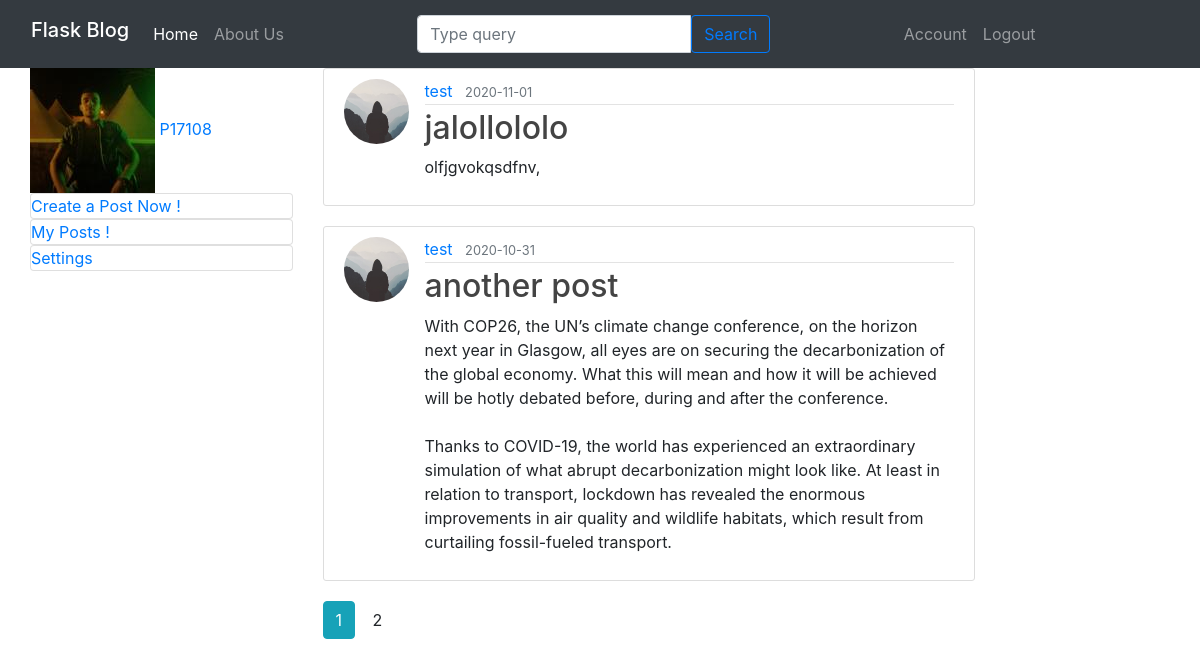
The page /user/test (signed in) on the database its author committed.
### flaskblog/models.py (models this page shows, shortened)
class User(db.Model ,UserMixin):
    id = db.Column(db.Integer , primary_key = True)
    username = db.Column(db.String(20) , unique = True , nullable = False )
    email = db.Column(db.String(120) , unique = True , nullable = False )
    image_file = db.Column(db.String(40) , nullable = False , default = 'default.jpg')
    password = db.Column(db.String(60) , nullable = False)
    posts = db.relationship('Post' , backref = 'author')

class Post(db.Model ,UserMixin):
    id = db.Column(db.Integer , primary_key = True)
    title = db.Column(db.String(20) , nullable = False )
    content = db.Column(db.Text, nullable = False )
    date_posted = db.Column(db.DateTime , default=datetime.utcnow)
    user_id = db.Column(db.Integer , db.ForeignKey('user.id'))

### flaskblog/routes.py (the view)
@app.route("/user/<string:username>" , methods=['GET','POST'])
def user_posts(username):
    page = request.args.get('page' ,1 ,type=int )
    user = User.query.filter_by(username=username).first_or_404()
    posts = Post.query.filter_by(author=user)\
            .order_by(Post.date_posted.desc())\
            .paginate(page = page , per_page = 2 )
    return render_template('user_posts.html' , title = username , posts = posts)

### flaskblog/models.py (called while the page is built)
@login_manager.user_loader
def load_user(user_id):
    return User.query.get(int(user_id))

### flaskblog/templates/user_posts.html
{% extends 'layout.html' %}
{% block link_css %}
    <link rel="stylesheet" type="text/css" href="{{ url_for('static', filename='home.css') }}">
{% endblock %}
{% block content %}
<div class="row">
    <div class="col-md-3">
    {% if current_user.is_authenticated %}
        <div class="profile">
            <img class="profile_picture" src="{{url_for('static', filename='profile_pics/'+current_user.image_file)}} ">
            <a class="profile_name" href="">
                {{current_user.username}}
            </a>
        </div>
        <div>
            <a href="{{ url_for('create_post') }}">
                <div class="card">
                    Create a Post Now !
                </div>
            </a>
            <a href="{{ url_for('my_posts') }}">
                <div class="card">
                    My Posts !
                </div>
            </a>
            <a href="">
                <div class="card">
                    Settings
                </div>
            </a>
        </div>
    {% endif %}
    </div>
    <div class="col-md-7">
        {% for post in posts.items %}
            <article class="media content-section">
              <img class="rounded-circle article-img" src="{{ url_for('static', filename='profile_pics/' + post.author.image_file) }}">
              <div class="media-body">
                <div class="article-metadata">
                  <a class="mr-2" href="{{ url_for('user_posts' , username = post.author.username)}}">{{ post.author.username }}</a>
                  <small class="text-muted">{{ post.date_posted.strftime('%Y-%m-%d') }}</small>
                </div>
                <h2><a class="article-title" href=" {{ url_for('post' , post_id = post.id) }} ">{{ post.title }}</a></h2>
                <p class="article-content">{{ post.content }}</p>
              </div>
            </article>
        {% endfor %}
        {% for page_num in posts.iter_pages(left_edge=1, right_edge=1, left_current=1, right_current=2) %}
            {% if page_num %}
                {% if posts.page == page_num %}
                    <a class="btn btn-info" href="{{url_for('home' , page = page_num)}}">{{page_num}}</a>
                {% else %}
                    <a class="btn btn-outilne-info" href="{{url_for('home' , page = page_num)}}">{{page_num}}</a>
                {% endif %}
            {% else %}
                ...
            {% endif %}
        {% endfor %}
    </div>
</div>
{% endblock content %}

### flaskblog/static/main.css (style rules this page uses)
.article-img { max-width: 100%; min-width: 50px; height: auto; border-radius: 50%; }
body { background: #fafafa; color: #333333; margin-top: 5rem; }
h1, h2, h3, h4, h5, h6 { color: #444444; }
.content-section { background: #ffffff; padding: 10px 20px; border: 1px solid #dddddd; border-radius: 3px; margin-bottom: 20px; }
.article-title { color: #444444; }
.article-content { white-space: pre-line; }
.article-img { height: 65px; width: 65px; margin-right: 16px; }
.article-metadata { padding-bottom: 1px; margin-bottom: 4px; border-bottom: 1px solid #e3e3e3 }

### rows shown on the page
User: image_file (picture), username "P17108"
Post: image_file (placeholder picture), author.username "test", date_posted "2020-11-01", title "jalollololo", content "olfjgvokqsdfnv,"
Post: image_file (placeholder picture), author.username "test", date_posted "2020-10-31", title "another post", content "With COP26, the UN’s climate change conference, on the horizon next year in Glasgow, all eyes are on securing the decarbonization of the global economy. What this will mean and how it will be achieved will be hotly debated before, during and after the conference. Thanks to COVID-19, the world has experienced an extraordinary simulation of what abrupt decarbonization might look like. At least in relation to transport, lockdown has revealed the enormous improvements in air quality and wildlife habitats, which result from curtailing fossil-fueled transport."

### other values the page prints
{{ page_num }} "1"
{{ page_num }} "2"
